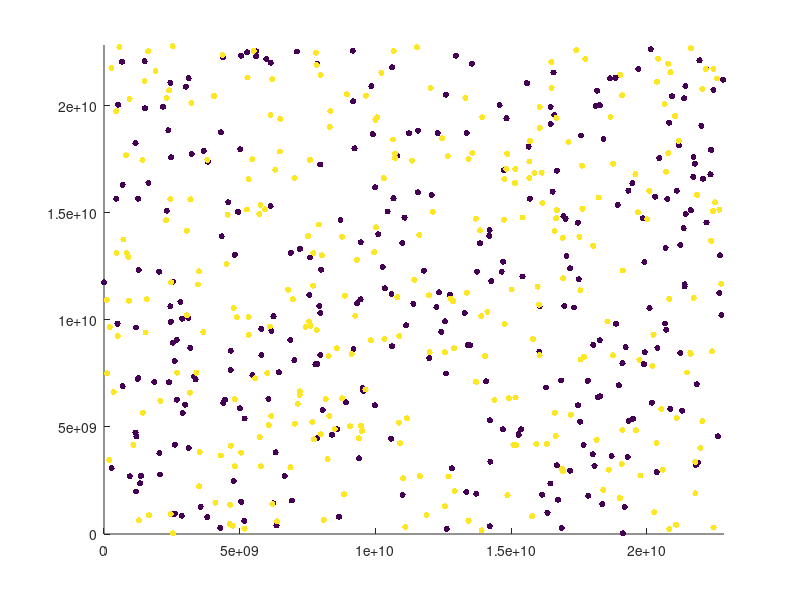

The MATLAB source for this figure: (Note: this script raises an error after producing the figure.)
clearvars 
close all

h = figure;
axis tight manual % this ensures that getframe() returns a consistent size
filename = 'testAnimated2d.gif';

Ex1=zeros(10,10)

dE=0;
dKE=0;
dUE=0;
UdUE=0;
LdUE=0;
dxmom=0;
dymom=0;
iterations=0;

L=1*2.284*10^10;%Length
e0=1;%Epsilon Naught
k=1.68637205*10^-10;
DT=.001*2.284*10^10;%DeltaT
NT=200;%Iterations
NTOUT=25;%Not used???
NG=10;%Number of Grid Points
nden=10000;
N=600;%Number of Particles
me=nden/N;%Mass of electron
mp=nden/N;%mass of proton
e=nden/N;%electron charge
WP=1;
QM=N*e;
V0=0.2;
VXT=0.0;
VYT=0.0;
XP1=1;
YP1=1;
VX1=0.0;
VY1=0.0;
mode=1;
Q=N*e/L^2%WP^2/(QM*N/L);
rho_back=0%Q*N/L^2;
dx=L/NG;%Delta X
BoundIter=10;
acc=.9999999;




%color
c=[linspace(1,1,N/2) linspace(10,10,N/2)];

% initial loading for the 2 Stream instability
%xp=linspace(0,L-L/N,N)';
%xp=linspace(0,L/2,N)';
xp=L*rand(N,1);
%yp=linspace(0,L-L/N,N)';
%yp=L*rand(N,1)/2;
yp=L*rand(N,1);
%xp=[0;L/2]
%yp=[.05+L/2;.05+L/2]


Temp=100000000000000;
Con=me/k/Temp;
randvtot=(-2*log((1-rand(N,1)))/Con).^.5;
randang=2*pi*rand(N,1);
vxp=randvtot.*cos(randang);
vyp=randvtot.*sin(randang);
pm=[1:N]';
pm=1-2*mod(pm,2);
vxp=vxp;%+pm.*V0;
vyp=vyp;%+pm.*V0;
% Perturbation
vxp=vxp+VX1*sin(2*pi*xp/L*mode);
vyp=vyp+VY1*sin(2*pi*yp/L*mode);

n=0;
for n=1:N
    if n==1
        massmat=[me];
    elseif n<N/2+1
        massmat=[massmat me];
    else
        massmat=[massmat mp];
    end
end

p=1:N;p=[p p;p p];
v=acc*ones(NG^2,1);
v1=ones(NG^2,1);
Poisson=-4*diag(v1)+diag(v(1:NG^2-1),1)+diag(v(1:NG^2-1),-1)+diag(v(1:NG^2-NG),-NG)+diag(v(1:NG^2-NG),NG);
Poisson=Poisson+diag(v(1:NG),NG^2-NG)+diag(v(1:NG),-NG^2+NG);

i=1;

for i=1:NG
    Poisson=Poisson+full(sparse(NG*i,NG*i-NG+1,acc,NG^2,NG^2))+full(sparse(NG*i-NG+1,NG*i,acc,NG^2,NG^2));
end
for i=1:(NG-1)
    Poisson=Poisson-full(sparse(NG*i,NG*i+1,acc,NG^2,NG^2))-full(sparse(NG*i+1,NG*i,acc,NG^2,NG^2));
end
InvPoi=inv(Poisson);

% Main computational cycle
for it=1:NT-1
% update xp
scatter(xp,yp,20,c,'filled') 
axis([0 L 0 L])
%plot([Ex1(5,1:10) Ex1(5,1:10)])



%hold off;

%Cone=me/k/Temp;
%Conp=mp/k/Temp;
%xtemp=[0:.04:2];
%ytemp=N*.04*Cone*xtemp.*exp(-Cone*xtemp.^2/2);
%vtot=[(vxp(1:N).^2+vyp(1:N).^2).^.5;4];
%histogram([vtot;.4],100)
%axis([0 2 0 N/5])
%hold on;
%plot(xtemp,ytemp)
    drawnow 
      % Capture the plot as an image 
      frame = getframe(h); 
      im = frame2im(frame); 
      [imind,cm] = rgb2ind(im,256); 
      % Write to the GIF File 
      if it == 1 
          imwrite(imind,cm,filename,'gif', 'Loopcount',inf); 
      else 
          imwrite(imind,cm,filename,'gif','WriteMode','append'); 
      end 
xp=xp+vxp*DT;
yp=yp+vyp*DT;
% apply bc on the particle positions
n=1;
for n=1:BoundIter
out=(xp<0); 
xp(out)=xp(out)+L;
out=(xp>=L);
xp(out)=xp(out)-L;
out=(yp<0); 
yp(out)=yp(out)+L;
out=(yp>=L);
yp(out)=yp(out)-L;
end
% projection p->g
g1=cat(2,ceil(xp/dx-.5),ceil(yp/dx-.5));%put on grid points
g=[g1;g1+1];%put on grid points
%fraz1=1-abs(xp/dx-g1+.5);%weighting
%fraz=[fraz1;1-fraz1]%weighting
fraz1=((1-abs(xp/dx-g1(1:N,1)+.5))'*diag((1-abs(yp/dx-g1(1:N,2)+.5))'))';
fraz2=((abs(xp/dx-g1(1:N,1)+.5))'*diag((1-abs(yp/dx-g1(1:N,2)+.5))'))';
fraz3=((1-abs(xp/dx-g1(1:N,1)+.5))'*diag((abs(yp/dx-g1(1:N,2)+.5))'))';
fraz4=((abs(xp/dx-g1(1:N,1)+.5))'*diag((abs(yp/dx-g1(1:N,2)+.5))'))';
fraz=[fraz1 fraz2;fraz3 fraz4];

% apply bc on the projection
n=1;
for n=1:BoundIter
out=(g<1);
g(out)=g(out)+NG;
out=(g>NG);
g(out)=g(out)-NG;
n=n+1;
end

n=1;
for n=1:N
    if n==1
        weight=full(sparse([g(1,1) g(1,1) g(1+N,1) g(1+N,1)],[g(1,2) g(1+N,2) g(1,2) g(1+N,2)],[fraz(1,1) fraz(1+N,1) fraz(1,2) fraz(1+N,2)] ,NG,NG));%matrix stating weights of each particle on each grid point
    else
        weight=cat(3,weight,full(sparse([g(n,1) g(n,1) g(n+N,1) g(n+N,1)],[g(n,2) g(n+N,2) g(n,2) g(n+N,2)],[fraz(n,1) fraz(n+N,1) fraz(n,2) fraz(n+N,2)] ,NG,NG)));%matrix stating weights of each particle on each grid point
    end
    n=n+1;
end


rho=(-((e)*sum(weight(:,:,1:N/2),3))'+((e)*sum(weight(:,:,N/2+1:N),3))')/dx^2+rho_back;%rho of each grid point
n=1;
for n=1:NG
    if n==1
        rho1=rho(1:NG,1);
    else
        rho1=cat(1,rho1,rho(1:NG,n));
    end
    n=n+1;
end
%test=sum(rho1,'all')

% computing fields
Phi=InvPoi*(-rho1(1:NG^2)*dx^2)/e0;
n=1;
for n=1:NG
    if n==1
        Phi1=Phi(1:NG);
    else
        Phi1=cat(2,Phi1,Phi((n-1)*NG+1:n*NG));
    end
    n=n+1;
end
%Electric Field in x direciton
n=1;
for n=1:NG^2
    if n==1
        Ex=[(Phi(1+NG)-Phi(NG^2-NG+1))/(2*dx)];
    else
        in1=n+NG;
        in2=n-NG;
        if in1>NG^2
            in1=in1-NG^2;
        end
        if in2<1
            in2=in2+NG^2;
        end
        Ex=[Ex;(Phi(in1)-Phi(in2))/(2*dx)];
    end
    n=n+1;
end
n=1;
for n=1:NG
    if n==1
        Ex1=Ex(1:NG);
    else
        Ex1=cat(2,Ex1,Ex((n-1)*NG+1:n*NG));
    end
    n=n+1;
end


%Electric Field in Y Direction
n=1;
for n=1:NG^2
    if n==1
        Ey=[(Phi(2)-Phi(NG))/(2*dx)];
    else
        in1=n+1;
        in2=n-1;
        if mod(in1,NG)==1
            in1=in1-NG;
        end
        if mod(in2,NG)==0
            in2=in2+NG;
        end
        Ey=[Ey;(Phi(in1)-Phi(in2))/(2*dx)];
    end
    n=n+1;
end
n=1;
for n=1:NG
    if n==1
        Ey1=Ey(1:NG);
    else
        Ey1=cat(2,Ey1,Ey((n-1)*NG+1:n*NG));
    end
    n=n+1;
end


% projection q->p and update of vp
n=1;
for n=1:N/2
    vxp(n)=vxp(n)+sum(weight(:,:,n).*Ex1','all')*e*DT/me;
    n=n+1;
end
for n=N/2+1:N
    vxp(n)=vxp(n)-sum(weight(:,:,n).*Ex1','all')*e*DT/mp;
    n=n+1;
end
for n=1:N/2
    vyp(n)=vyp(n)+sum(weight(:,:,n).*Ey1','all')*e*DT/me;
    n=n+1;
end
for n=N/2+1:N
    vyp(n)=vyp(n)-sum(weight(:,:,n).*Ey1','all')*e*DT/mp;
    n=n+1;
end

%Momentum test
xmom=sum(massmat*vxp,'all')
if xmom==[0]
    dxmom=xmom;
else
dxmom=[dxmom;sum(massmat*vxp,'all')];
end
ymom=sum(massmat*vyp,'all')
if ymom==[0]
    dymom=ymom;
else
dymom=[dymom;ymom];
end

%Energy test

totEn=.5*sum(massmat*(vxp.^2+vyp.^2),'all')+.5*dx^2*e0*sum(Ex1.^2+Ey1.^2,'all')
if dE==[0]
    dE=totEn;
else
dE=[dE;.5*sum(massmat*(vxp.^2+vyp.^2),'all')+.5*dx^2*e0*sum(Ex1.^2+Ey1.^2,'all')];
end

totUEn=.5*dx^2*e0*sum(Ex1.^2+Ey1.^2,'all');
if dUE==[0]
    dUE=totUEn;
else
dUE=[dUE;totUEn];
end



UtotUEn=0;
for n=1:NG^2
    in1=n;
    in2=n+1;
    in3=n+NG;
    in4=n+NG+1;
    if mod(n,NG)==0
        in2=in2-NG;
        in4=in4-NG;
    end
    if in3>NG^2
        in3=in3-NG;
        in4=in4-NG;
    end
    findmax=max([Ex(in1)^2+Ey(in1)^2;Ex(in2)^2+Ey(in2)^2;Ex(in3)^2+Ey(in3)^2;Ex(in4)^2+Ey(in4)^2]);
    UtotUEn=UtotUEn+findmax;
end
UtotUEn=.5*e0*dx^2*UtotUEn;
if UdUE==[0]
    UdUE=UtotUEn;
else
UdUE=[UdUE;UtotUEn];
end

LtotUEn=0;
for n=1:NG^2
    in1=n;
    in2=n+1;
    in3=n+NG;
    in4=n+NG+1;
    if mod(n,NG)==0
        in2=in2-NG;
        in4=in4-NG;
    end
    if in3>NG^2
        in3=in3-NG;
        in4=in4-NG;
    end
    findmin=min([Ex(in1)^2+Ey(in1)^2;Ex(in2)^2+Ey(in2)^2;Ex(in3)^2+Ey(in3)^2;Ex(in4)^2+Ey(in4)^2]);
    LtotUEn=LtotUEn+findmin;
end
LtotUEn=.5*e0*dx^2*LtotUEn;
if LdUE==[0]
    LdUE=LtotUEn;
else
LdUE=[LdUE;LtotUEn];
end


totKEn=.5*sum(massmat*(vxp.^2+vyp.^2),'all');
if dKE==[0]
    dKE=totKEn;
else
    dKE=[dKE;totKEn];
end

it
totUEn/totKEn;

Temp=(sum(massmat*(vxp.^2+vyp.^2),'all')/N)/2/k;
LD =(e0*totKEn/(4*pi*(nden/L^2)*e^2))^.5;
if .5*LD<dx
    "Error, Mesh not fine enough or not hot enough"
    LD
end
PP=(pi*me*L^2/(N*e^2))^.5;
if .25*PP<DT
    "Error, large time step"
    PP 
end

%CFL Condition
C=DT/dx;
if C>1
    "May be unstable, C>1"
    C
end

end
figure
plot(dE)
hold on
%plot(dKE+UdUE)
%plot(dKE+LdUE)
plot(dUE)
plot(dKE)
%plot(UdUE)
%plot(LdUE)
legend("Energy","Potential","Kinetic")
hold off

figure
hold on
plot(dxmom)
plot(dymom)
hold off

figure
plot(dE)